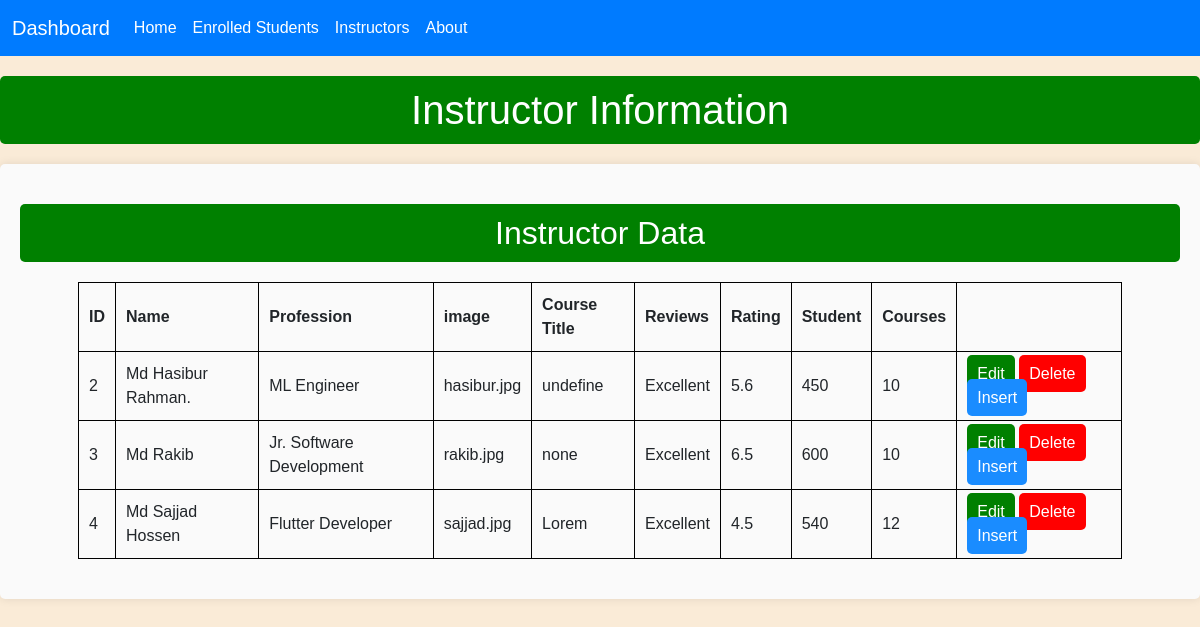
The app's page /instructor_view.php with its own data.
### tables this page shows
CREATE TABLE `instructors` (
  `id` int(11) NOT NULL,
  `name` varchar(255) NOT NULL,
  `profession` varchar(255) DEFAULT NULL,
  `image` varchar(255) DEFAULT NULL,
  `title` text DEFAULT NULL,
  `reviews` varchar(50) DEFAULT NULL,
  `rating` float DEFAULT NULL,
  `students` varchar(50) DEFAULT NULL,
  `courses` int(11) DEFAULT NULL
);

### instructor_view.php (the view, shortened to what this page needs)
<!doctype html>
<html lang="en">
<head>
  <link href="https://cdn.jsdelivr.net/npm/bootstrap@5.3.3/dist/css/bootstrap.min.css" rel="stylesheet">
</head>
<body>
<nav class="navbar navbar-expand-lg navbar-dark">
  <div class="container-fluid">
    <a class="navbar-brand" href="#">Dashboard</a>
    <div class="collapse navbar-collapse" id="navbarNav">
      <ul class="navbar-nav">
        <li class="nav-item">
          <a class="nav-link" href="admin.php">Home</a>
        </li>
        <li class="nav-item">
          <a class="nav-link" href="enroll-view.php">Enrolled Students</a>
        </li>
        <li class="nav-item">
          <a class="nav-link" href="#">Instructors</a>
        </li>
        <li class="nav-item">
          <a class="nav-link" href="#">About</a>
        </li>
      </ul>
    </div>
  </div>
</nav>
  <h1>Instructor Information</h1>
  <div class="form-container">
    <h2>Instructor Data</h2>
    <table>
      <thead>
        <tr>
          <th>ID</th>
          <th>Name</th>
          <th>Profession</th>
          <th>image</th>
          <th>Course Title</th>
          <th>Reviews</th>
          <th>Rating</th>
          <th>Student</th>
          <th>Courses</th>
        </tr>
      </thead>
      <tbody>
        <?php
        include 'db.php';
        $result = $conn->query("SELECT * FROM instructors");
        while ($row = $result->fetch_assoc()) {
          echo "<tr>
                  <td>{$row['id']}</td>
                  <td>{$row['name']}</td>
                  <td>{$row['profession']}</td>
                  <td>{$row['image']}</td>
                  <td>{$row['title']}</td>
                  <td>{$row['reviews']}</td>
                  <td>{$row['rating']}</td>
                  <td>{$row['students']}</td>
                  <td>{$row['courses']}</td>
                  <td>
                   <span class='edit'> <a  href='update-instructor.php?id={$row['id']}'>Edit</a></span>
                    <a class='delete' href='delete_instructor.php?id={$row['id']}'>Delete</a>
                    <a class='insert' href='insert_instructor.php?id={$row['id']}'>Insert</a>
                  </td>
                </tr>";
        }
        ?>
      </tbody>
    </table>
  </div>
</body>
</html>

### instructor_view.php (style rules this page uses)
.navbar { background-color: #007bff; }
.navbar-brand, .navbar-nav .nav-link { color: #ffffff; }
body { width: 100%; background-color: antiquewhite; font-family: Arial, sans-serif; }
.form-container { width: 100%; margin: 20px auto; border-radius: 5px; background-color: rgb(250, 250, 250); box-shadow: 0 0 10px rgba(0, 0, 0, 0.1); padding: 20px; }
h1, h2 { color: white; padding: 10px; background-color: green; border-radius: 5px; text-align: center; margin-top:20px }
table { width: 90%; margin: 20px auto; border-collapse: collapse; }
table, th, td { border: 1px solid black; }
th, td { padding: 10px; text-align: left; }
.edit a { background: green; padding:10px; border-radius:5px; text-decoration:none; }
.delete { background:red; padding:10px; border-radius:5px; text-decoration:none; }
.insert { background:#1a8cff; padding:10px; border-radius:5px; text-decoration:none; }
a { color:white; }

### records on screen
instructors: id "2", name "Md Hasibur Rahman.", profession "ML Engineer", image "hasibur.jpg", title "undefine", reviews "Excellent", rating "5.6", students "450", courses "10"
instructors: id "3", name "Md Rakib", profession "Jr. Software Development", image "rakib.jpg", title "none", reviews "Excellent", rating "6.5", students "600", courses "10"
instructors: id "4", name "Md Sajjad Hossen", profession "Flutter Developer", image "sajjad.jpg", title "Lorem", reviews "Excellent", rating "4.5", students "540", courses "12"
